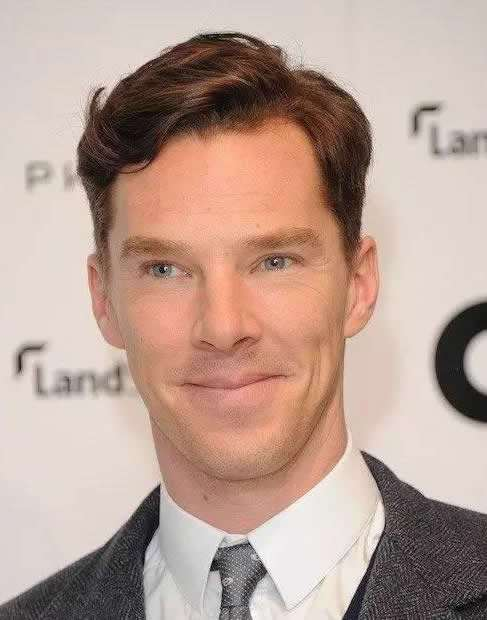
#> input picture Face_Recognition/1.jpg, 487 x 620 px, found by its file name
$ python testFront.py
#> lines starting #> are read from the running program, lines starting #| are printed output that depends on the picture
import cv2
from PIL import Image, ImageDraw, ImageFont
import numpy


# 解决cv2.putText绘制中文乱码
def cv2ImgAddText(frame, text, left, top, textColor=(0, 0, 255), textSize=20):
#> called with text = '大家好，我是片天边的云彩', left = 10, top = 65, textColor = (0, 0, 139), textSize = 20
    if isinstance(frame, numpy.ndarray):  # 判断是否OpenCV图片类型
        frame = Image.fromarray(cv2.cvtColor(frame, cv2.COLOR_BGR2RGB))
    # 创建一个可以在给定图像上绘图的对象
    draw = ImageDraw.Draw(frame)
    # 字体的格式
    fontStyle = ImageFont.truetype("font/simsun.ttc", textSize, encoding="utf-8")
    # 绘制文本
    draw.text((left, top), text, textColor, font=fontStyle)
    # 转换回OpenCV格式
    return cv2.cvtColor(numpy.asarray(frame), cv2.COLOR_RGB2BGR)
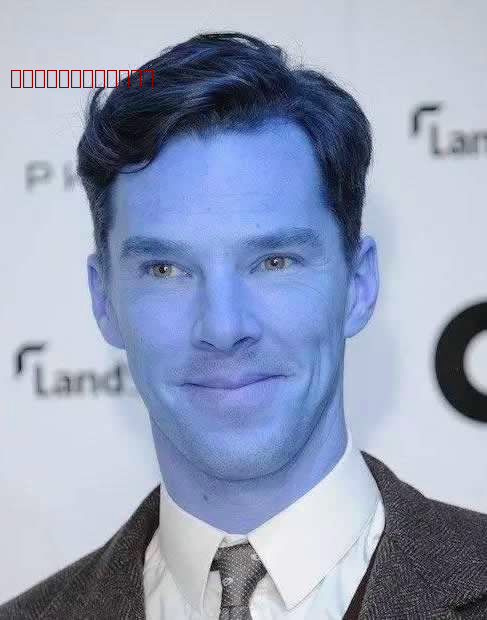
#> returned value: shape (620, 487, 3); mean R, G, B 149.2, 160, 185.7

if __name__ == '__main__':
    img = cv2ImgAddText(cv2.imread('D:/code/Python/Face_Recognition-new/Face_Recognition/1.jpg'), "大家好，我是片天边的云彩", 10, 65, (0, 0 , 139), 20)
    cv2.imshow('show', img)
    if cv2.waitKey(100000) & 0xFF == ord('q'):
#> (key q is pressed here)
        cv2.destroyAllWindows()
